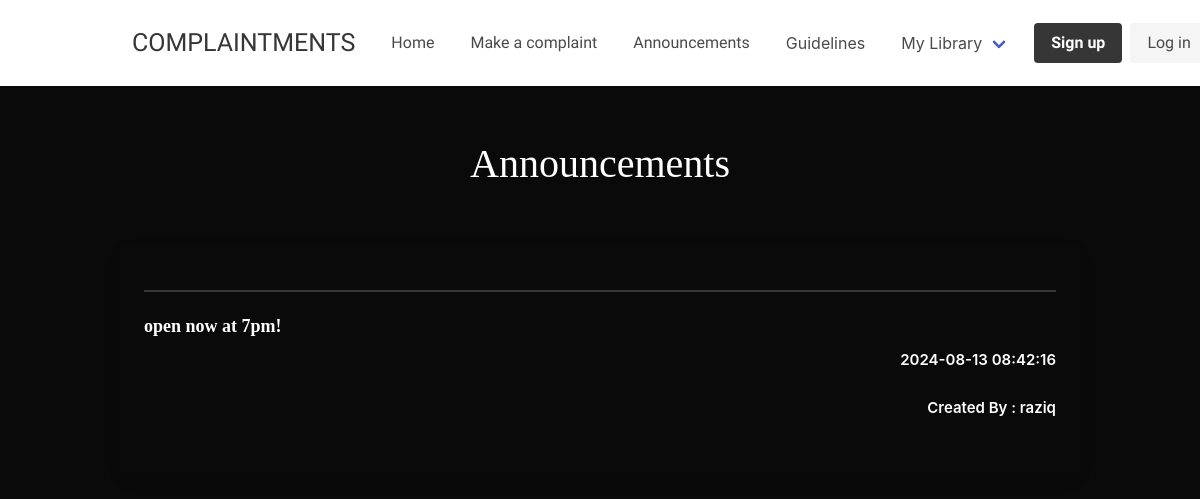
Before: /announcements with the older database file.
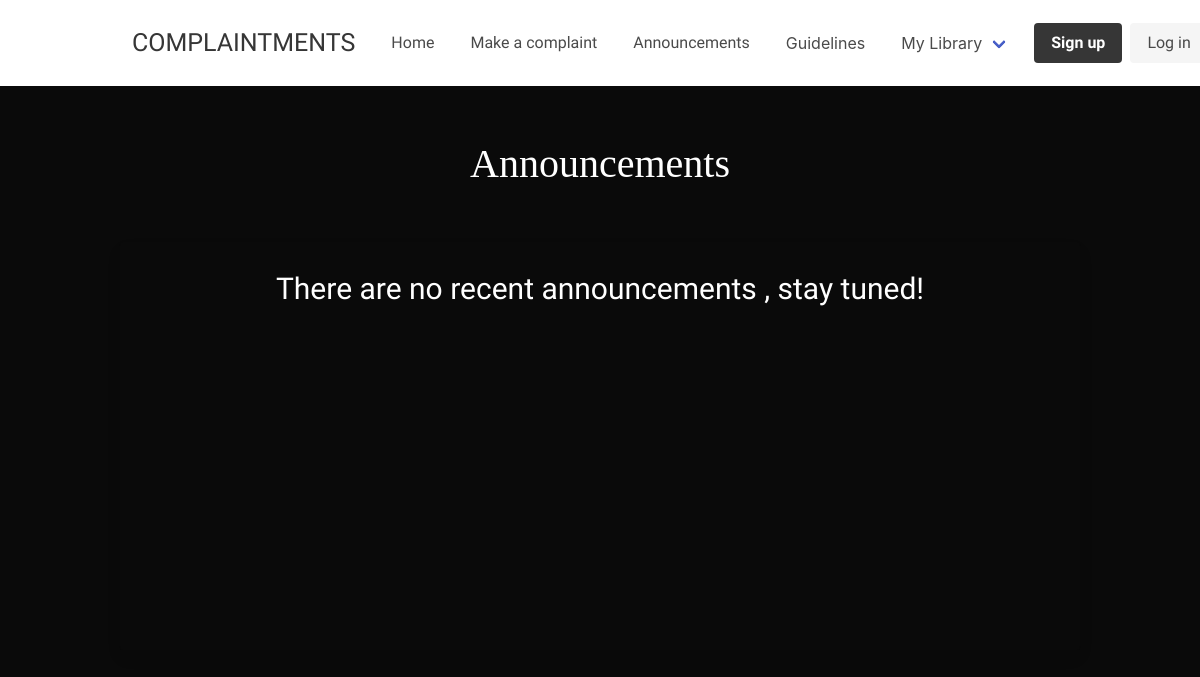
After: the same page with the newer database file.
### application/models.py (models this page shows, shortened)
class Shoutouts(db.Model , UserMixin):
      id = db.Column(db.Integer , primary_key = True)
      photo_evidence = db.Column(db.String() , default = 'None' ,  nullable = False )
      title = db.Column(db.String(1000) , default='None' , nullable = True)
      message = db.Column(db.String(1000) , default='None' , nullable = True)
      createdAt = db.Column(db.DateTime(timezone=True) , server_default=func.now())
      user_id = db.Column(db.Integer , db.ForeignKey('user.id') , nullable = False)

class User(db.Model , UserMixin ):
        id = db.Column(db.Integer , primary_key = True)
        username = db.Column(db.String(20) , unique = True , nullable = False)
        email = db.Column(db.String(120) , unique = True , nullable = False)
        hostel_block = db.Column(db.String(100) , nullable=False)
        hostel_parts = db.Column(db.String(100) , nullable=False)
        hostel_room = db.Column(db.String(100) , nullable=False)
        password = db.Column(db.String(120) , nullable = False)
        createdAt = db.Column(db.DateTime(timezone=True) , server_default=func.now())
        facilities = db.relationship('Facilities' , backref = 'author' , lazy = True)
        integrity = db.relationship('Integrity' , backref = 'author' , lazy = True)
        shoutouts = db.relationship('Shoutouts' , backref = 'author' , lazy = True)
        chats = db.relationship('Chat', backref = 'author' ,lazy = True  )

### application/routes.py (the view)
@app.route('/announcements')
def announcements():
    announcements = Shoutouts.query.all()
    return render_template("announcements.html" , announcements = announcements)

### application/templates/announcements.html (shortened to what this page needs)
<!DOCTYPE html>
<html lang="en">
<head>
    <link rel="stylesheet" href="https://cdn.jsdelivr.net/npm/bulma@0.9.3/css/bulma.min.css">
    <link rel="stylesheet" href="https://unpkg.com/intro.js/introjs.css">
</head>
<body class="has-background-dark">
    <nav class="navbar has-background-white" role="navigation" aria-label="main navigation">
        <div class="container">
            <div class="navbar-brand">
                <h1 style="font-family: Ubuntu; font-size: 25px;" id="Logo" class="p-5 has-text-dark">COMPLAINTMENTS</h1>
            </div>
            <div class="navbar-menu">
                <div class="navbar-start">
                    <a class="navbar-item" style="font-family: Ubuntu;">Home</a>
                    <a class="navbar-item p-5" style="font-family: Ubuntu;">Make a complaint</a>
                    <a class="navbar-item" style="font-family: Ubuntu;">Announcements</a>
                    <a class="navbar-item p-5">Guidelines</a>
                    <div class="navbar-item has-dropdown is-hoverable">
                        <a class="navbar-link">My Library</a>
                    </div>
                </div>
                <div class="navbar-end">
                    <div class="navbar-item">
                        {% if current_user.is_authenticated %}
                           <div class="buttons">
                            <a class="button is-dark">{{ current_user.username }}</a>
                           </div>
                           {% else %}
                        <div class="buttons">
                          <a class="button is-dark" style="font-family: Ubuntu;" >
                            <strong>Sign up</strong>
                          </a>
                          <a class="button is-light" style="font-family: Ubuntu;">
                            Log in
                          </a>
                        </div>
                        {% endif %}
                      </div>
                </div>
            </div>
        </div>
    </nav>
    <div class="facilitiesformbackground has-background-black" style="height:100vh" >
        <div class="field">
        <h1 class=" has-text-white has-text-centered p-6" style="font-family:'Kaisei Tokumin'; font-size: 40px;">Announcements</h1>
          <div class="">
         <div class="container ">
          	<div class="card has-background-black" >
             <div class="card-content">
               <div class="content">
                {% if announcements %}
        {% for announcement in announcements %}
              <div class="container">
                <hr  class="has-background-dark"></hr>
                 <h5 class=" mt-5 has-text-white" style="font-family:'Kaisei Tokumin';"> {{ announcement.message }}</h5>
                 <h5 class=" is-pulled-right has-text-white" style="font-size: 15px" > {{ announcement.createdAt }}</h5> <br><br>
                 <h5 class=" is-pulled-right has-text-white" style="font-size: 15px"  > Created By : {{ announcement.author.username }}</h5> <br><br>
                 </div>
         {% endfor %}
         {% else %}
                   <div class="facilitiesformbackground has-background-black" style="height: 30vw;">
                    <p class="has-text-centered has-text-white" style="font-family:'Ubuntu';font-size: 30px;">There are no recent announcements , stay tuned!</p>
                   </div>
         {% endif %}
              </div>
              </div>
          </div>
           </div>
          </div>
          </div>
        </div>
</body>
</html>

Changed rows visible on the page:
removed Shoutouts: message "open now at 7pm!", createdAt "2024-08-13 08:42:16", author.username "raziq"
Other visible differences:
text now shown: "There are no recent announcements , stay tuned!"
